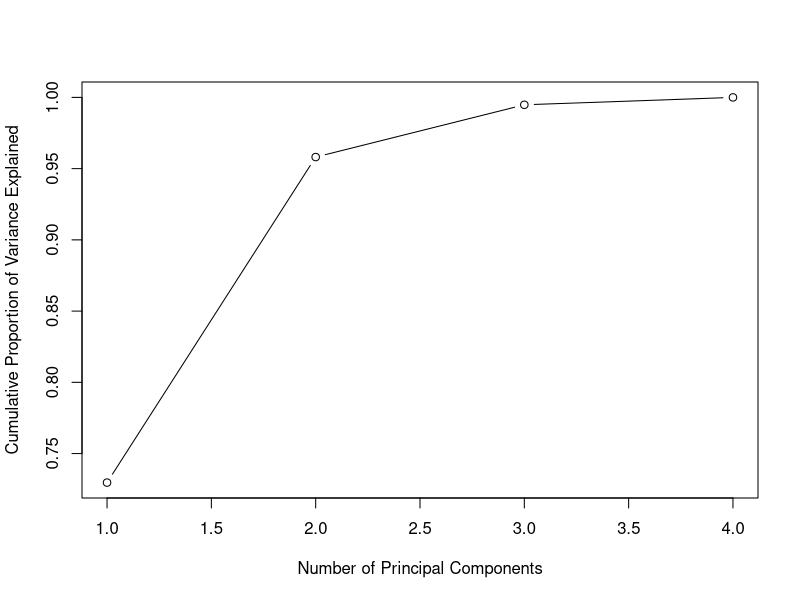
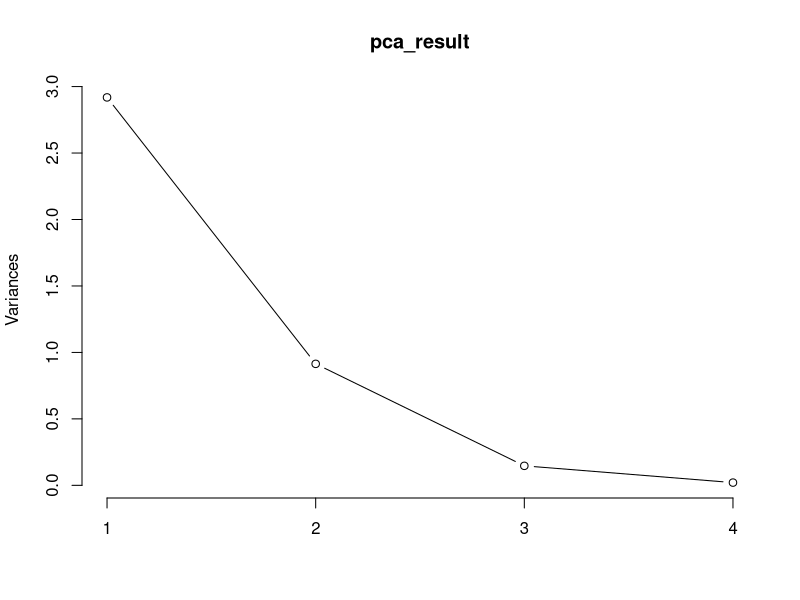
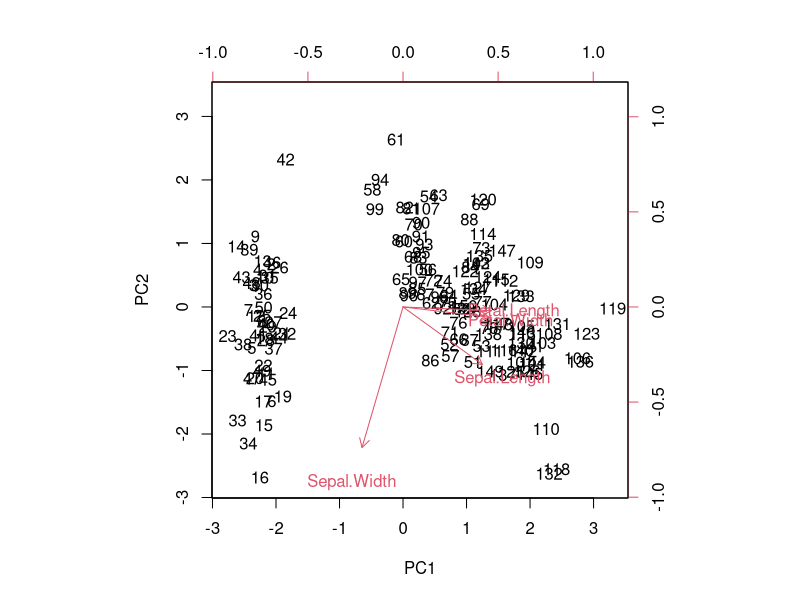
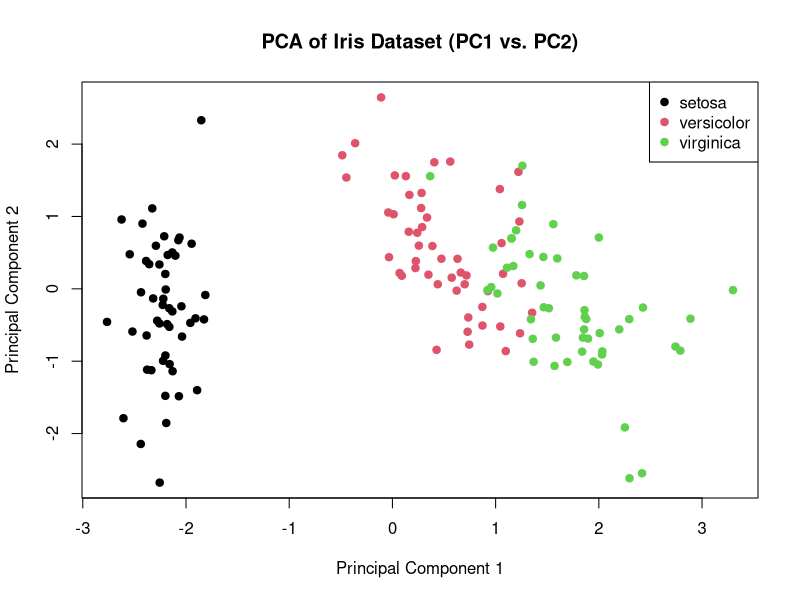

Write R code to recreate these figures, in order.
# Load a built-in dataset (Iris dataset)
data(iris)

# Separate the features (variables) from the target variable (species)
features <- iris[, 1:4]
target <- iris$Species

# Perform PCA on the features
pca_result <- prcomp(features, scale = TRUE)

# Summary of the PCA results
summary(pca_result)

# Plot the cumulative proportion of variance explained by each principal component
plot(cumsum(pca_result$sdev^2) / sum(pca_result$sdev^2), 
     xlab = "Number of Principal Components",
     ylab = "Cumulative Proportion of Variance Explained",
     type = "b")

# Scree plot to visualize the variance explained by each principal component
screeplot(pca_result, type = "lines")

# Biplot to visualize the loadings and scores of the first two principal components
biplot(pca_result, scale = 0)

# Access the principal components
pc1 <- pca_result$x[, 1]
pc2 <- pca_result$x[, 2]

# Plot the data in the reduced PCA space (first two principal components)
plot(pc1, pc2, col = as.integer(target), pch = 19, 
     main = "PCA of Iris Dataset (PC1 vs. PC2)",
     xlab = "Principal Component 1",
     ylab = "Principal Component 2")
legend("topright", legend = levels(target), col = 1:3, pch = 19)
